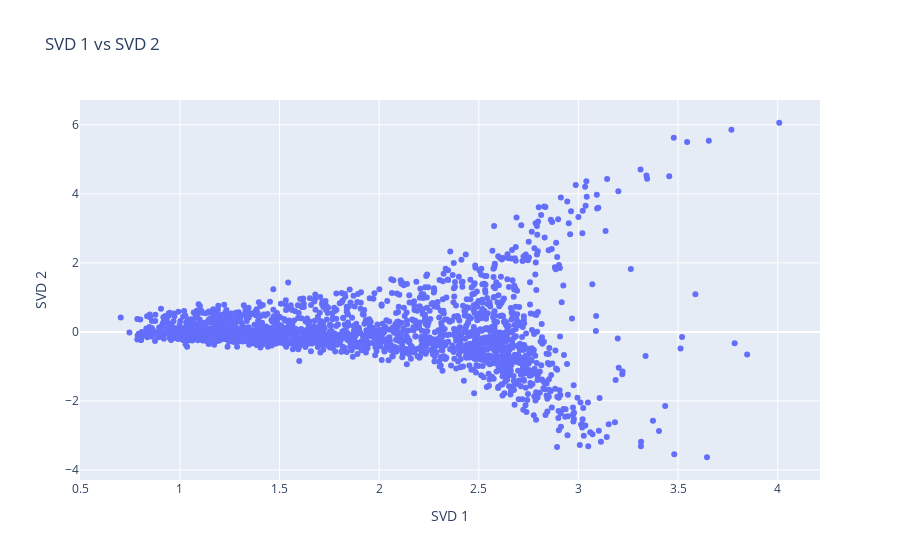

Notebook cell for this chart:
### Code cell
tsvd_word_list = []
#words = list(model_w2v.wv)
words = model_w2v.wv.index_to_key
for i, word in enumerate(words):
    tsvd_word_list.append(word)

trace = go.Scatter(
    x = result[0:number_of_words, 0], 
    y = result[0:number_of_words, 1],
    mode = 'markers',
    text= tsvd_word_list[0:number_of_words]
)

layout = dict(title= 'SVD 1 vs SVD 2',
              yaxis = dict(title='SVD 2'),
              xaxis = dict(title='SVD 1'),
              hovermode= 'closest')

fig = dict(data = [trace], layout= layout)
py.iplot(fig)

### Figure 1 — Plotly figure (JSON) as saved in the notebook; plotly's stock layout.template omitted (floating-point values rounded to 4 significant figures; data arrays with more than 128 entries replaced by an {"elided": "..."} marker saying what was removed)
{"data": [{"mode": "markers", "text": {"elided": "2000 str values"}, "type": "scatter", "x": {"elided": "2000 float values"}, "y": {"elided": "2000 float values"}}], "layout": {"hovermode": "closest", "title": {"text": "SVD 1 vs SVD 2"}, "xaxis": {"title": {"text": "SVD 1"}}, "yaxis": {"title": {"text": "SVD 2"}}}}
